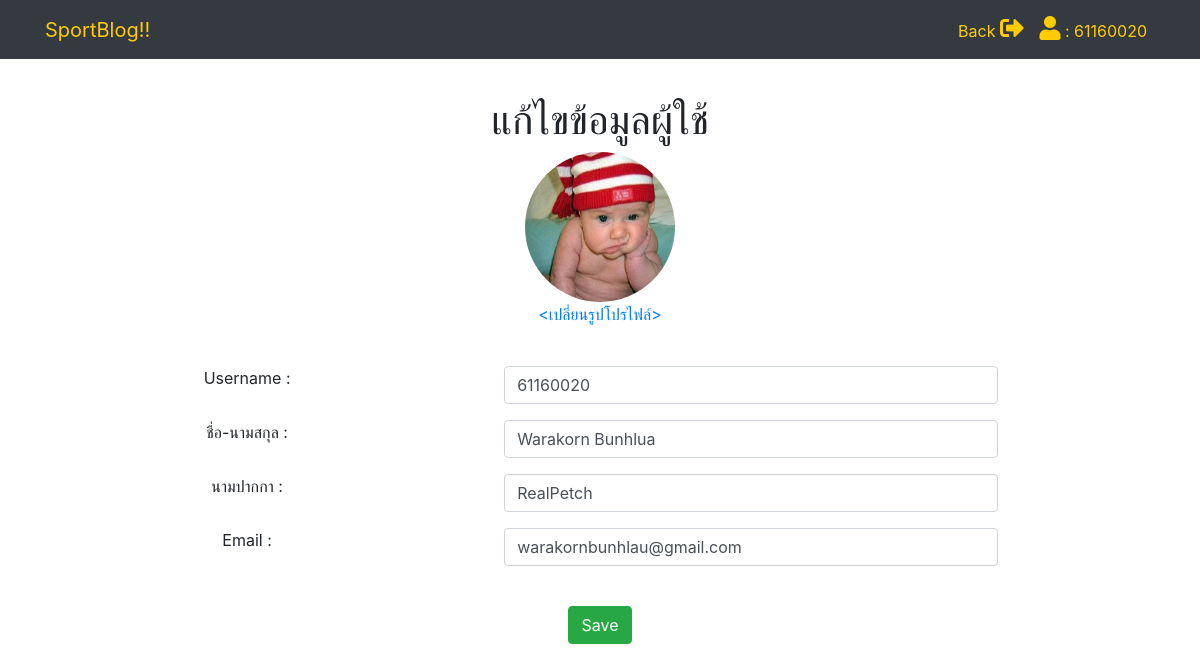
The app's page /sportblog/editauthor.php (signed in) with its own data.
### tables this page shows
CREATE TABLE `authors` (
  `id` int(11) NOT NULL,
  `username` varchar(45) NOT NULL,
  `passwd` varchar(45) NOT NULL,
  `name` varchar(45) NOT NULL,
  `penname` varchar(45) NOT NULL,
  `email` varchar(45) NOT NULL,
  `user_group` varchar(1) NOT NULL,
  `images` varchar(250) NOT NULL
);

### sportblog/editauthor.php (the view, shortened to what this page needs)
<!DOCTYPE html>
<html lang="en">
<head>
    <link rel="stylesheet" href="https://maxcdn.bootstrapcdn.com/bootstrap/4.4.1/css/bootstrap.min.css">
    <link rel="stylesheet" href="https://use.fontawesome.com/releases/v5.7.0/css/all.css">
    <link rel="stylesheet" href="https://cdnjs.cloudflare.com/ajax/libs/font-awesome/4.7.0/css/font-awesome.min.css">
</head>
<body onload="document.addform.title.focus();">
<?php
    require_once('connection.php');
    $mysqli = new mysqli($db_host, $db_user, $db_password, $db_name);
    $mysqli->set_charset("utf8");
$id = $_SESSION['authors_id'];
$sql = "SELECT *
        FROM authors
        WHERE id = ?";
$stmt = $mysqli->prepare($sql);
$stmt->bind_param("s", $id);
$stmt->execute();
$result = $stmt->get_result();
$row = $result->fetch_object();
?>
<nav class="navbar navbar-expand-lg navbar-dark bg-dark fixed-top">
  <div class="container">
    <a class="navbar-brand"><font color="#FFCC00">SportBlog!! </font></a>
    <div class="collapse navbar-collapse" id="navbarResponsive">
      <ul class="navbar-nav ml-auto">
        <li class="nav-item">
          <a class="nav-link" href="index2.php"><font color="#FFCC00">Back <i class='fas fa-sign-out-alt' style='font-size:24px'></font></i></a>
        </li>
        <li class="nav-item">
          <a class="nav-link" href="#"><font color="#FFCC00"><i class='fas fa-user' style='font-size:24px'></i> : <?php echo $_SESSION["username"]; ?></font></i></a>
        </li>
      </ul>
    </div>
  </div>
</nav>
   <center>
    <br><br><br><br>
    <h1>แก้ไขข้อมูลผู้ใช้</h1>
    <img src="upload/<?php echo $row->images ?>" width="150px" height="150px" alt=""><br>
    <a href="upload.php?id=<?php echo $_SESSION['authors_id'] ?>"><เปลี่ยนรูปโปรไฟล์></a>
    <form action="save_edit.php" method="post" name="registform" onSubmit="return formValidation();">
            <div class="form-group">
              </div>
            <div class="form-group">
              <div class="form-row">
                <label class="control-label col-sm-5" for="username">Username : </label>
                  <div class="col-sm-5">
                    <input type="text" class="form-control" name="username" placeholder="Username" maxlength="45" value="<?php echo $row->username; ?>">
                  </div>
              </div>
            </div>
            <div class="form-group">
              <div class="form-row">
                <label class="control-label col-sm-5" for="name">ชื่อ-นามสกุล : </label>
                  <div class="col-sm-5">
                    <input type="text" class="form-control" name="name" placeholder="Name" maxlength="45" value="<?php echo $row->name;?>">
                  </div>
              </div>
            </div>
            <div class="form-group">
              <div class="form-row">
                <label class="control-label col-sm-5" for="penname">นามปากกา : </label>
                  <div class="col-sm-5">
                    <input type="text" class="form-control" name="penname" placeholder="Penname" maxlength="45" value="<?php echo $row->penname;?>">
                  </div>
              </div>
            </div>
            <div class="form-group">
              <div class="form-row">
                <label class="control-label col-sm-5" for="email">Email : </label>
                  <div class="col-sm-5">
                    <input type="text" class="form-control" name="email" placeholder="Email" maxlength="45" value="<?php echo $row->email;?>">
                  </div>
              </div>
            </div>
            <div class="form-group">
                  <div class="col-sm-5">
                  <input type="submit" class='btn btn-success' value="Save">
              </div>
            </div>
            </form>
</center>
</body>
</html>

### sportblog/editauthor.php (style rules this page uses)
img { border-radius: 50%; }

### records on screen
authors: images (picture), username "61160020", name "Warakorn Bunhlua", penname "RealPetch", email "warakornbunhlau@gmail.com"

### other values on screen
$_SESSION["username"] "61160020"
